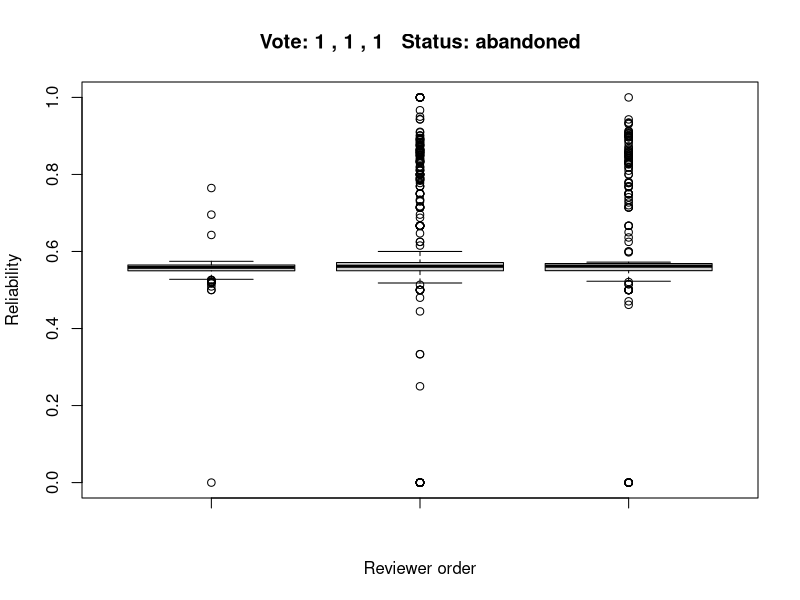
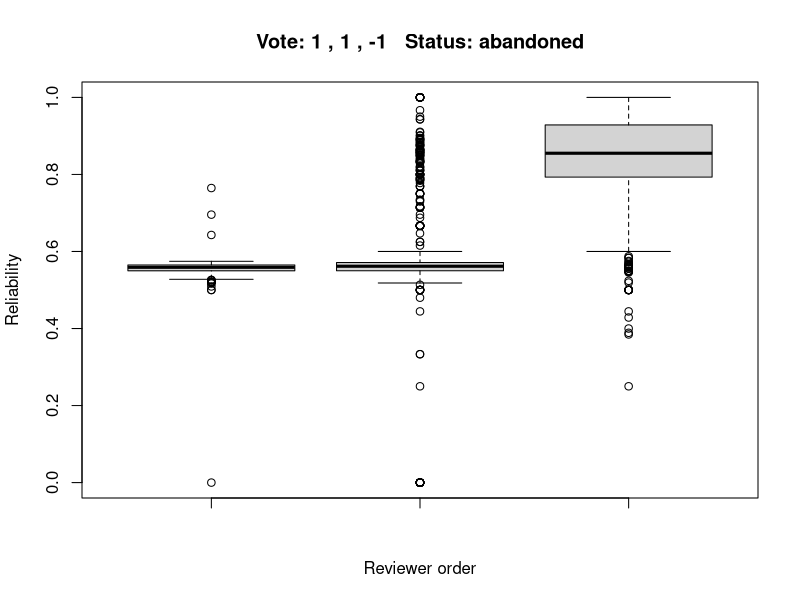
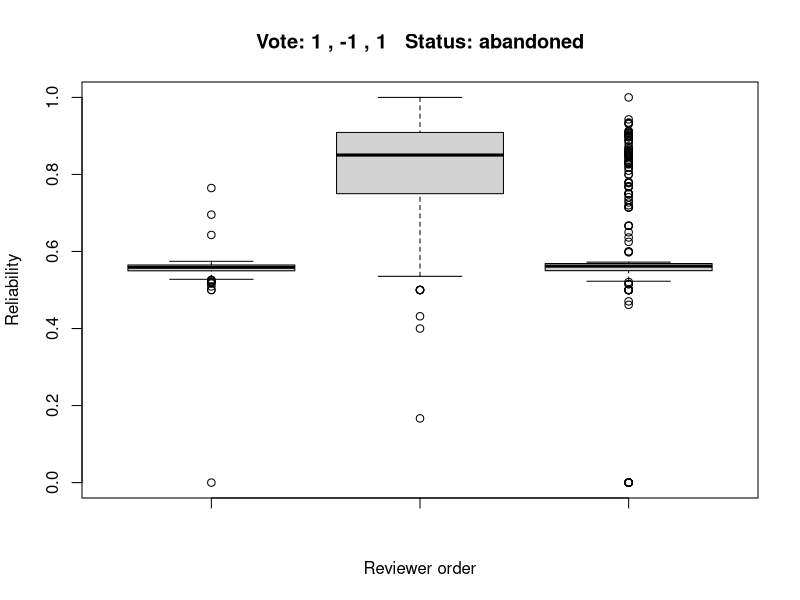
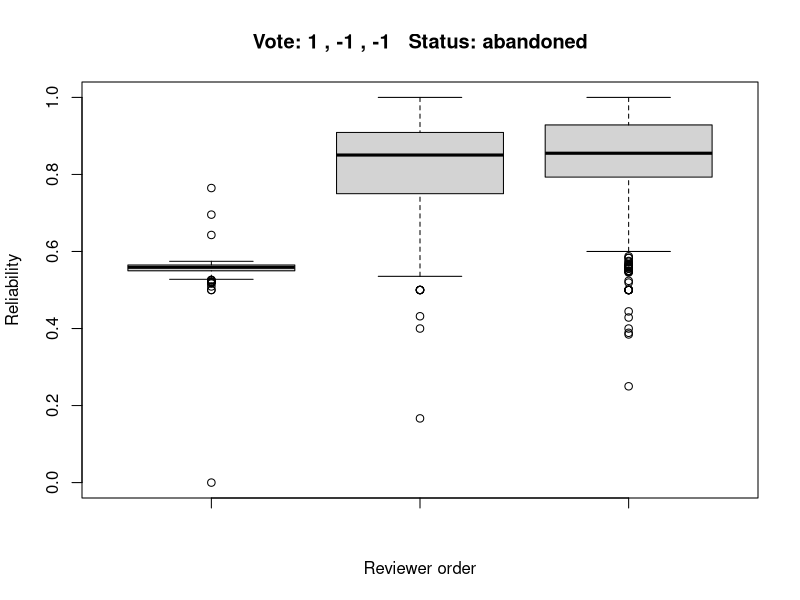
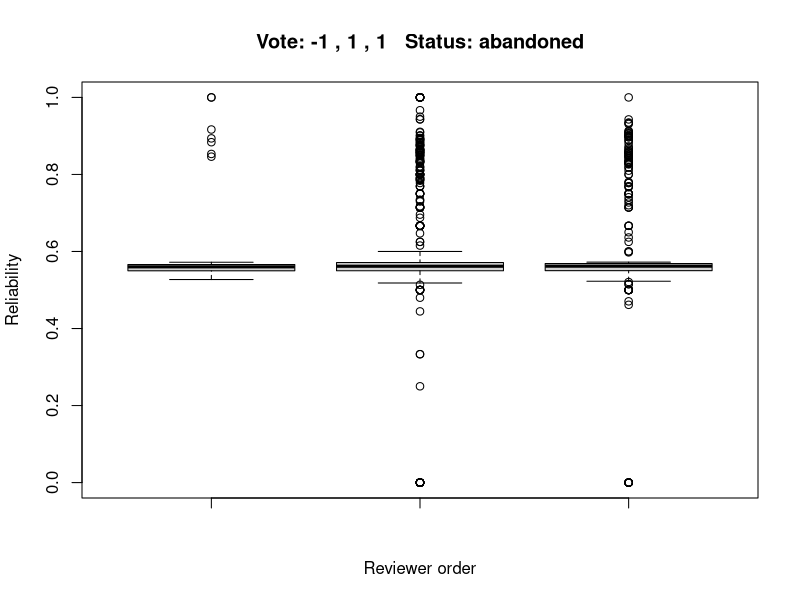
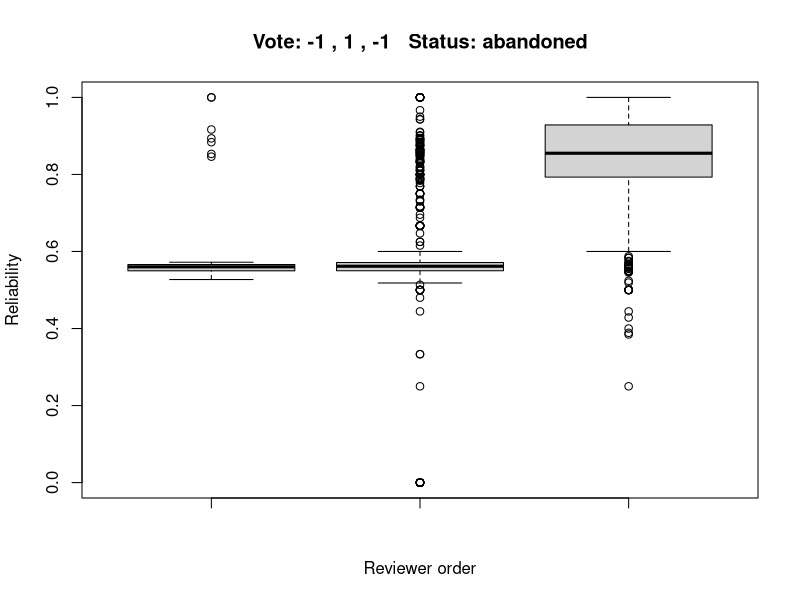
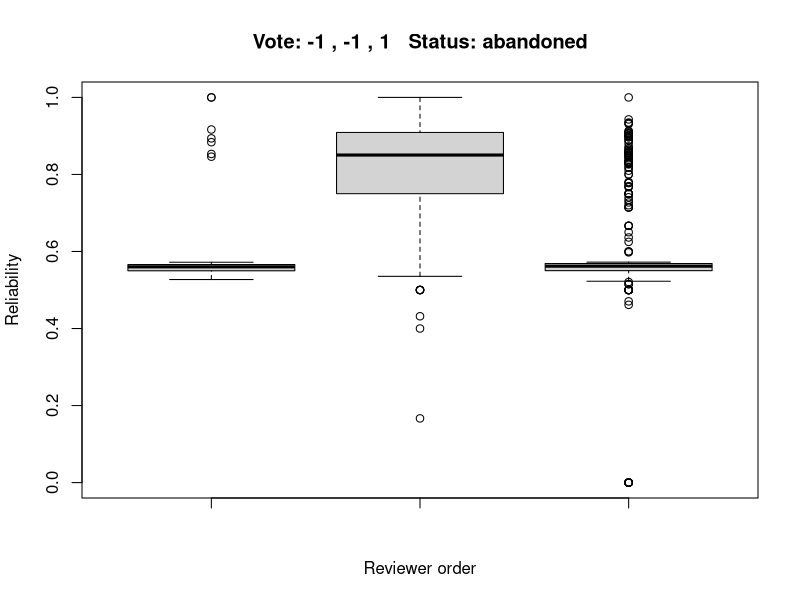
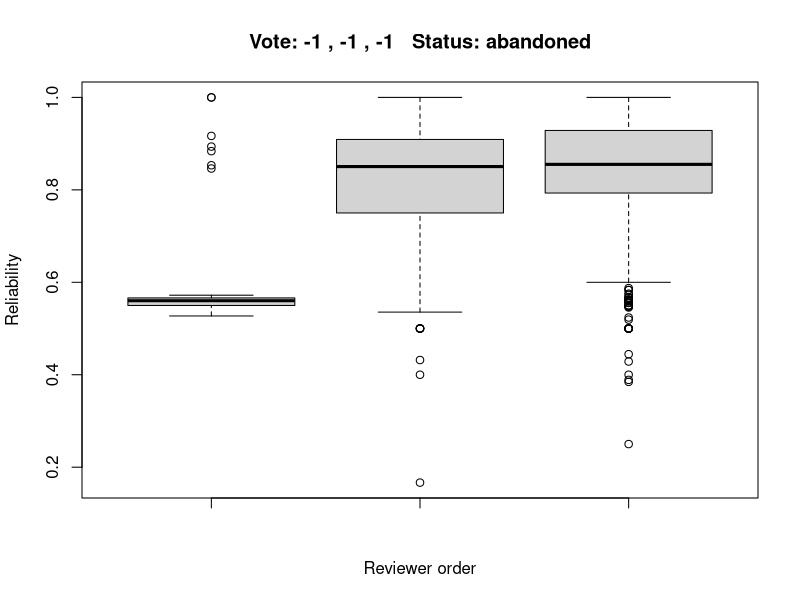

These charts were generated, in order, by the following R code:
########################
## SANER2015 RQ2
## @author:Yuki Ueda
## @createdOn:2015/10/20
########################
pdf("RQ2_3.pdf")


### Set data
num <- data.frame() # Init

# Input numOfPatchsets_2_Start10000-End70705_RQ2.csv for csv
num <- read.csv("R_sample/numOfPatchsets_3_Start10000-End70705_RQ2.csv"
                 ,sep=",", header=TRUE)

### number of patchset's voting(+1, -1) is 1
# index_l_m: vote is "like" and status is "merge"
# index_d_a: vote is "dislike" and status is abandoned
index_l_m <- list(data.frame(), data.frame(), data.frame())
index_d_m <- list(data.frame(), data.frame(), data.frame())
index_l_a <- list(data.frame(), data.frame(), data.frame())
index_d_a <- list(data.frame(), data.frame(), data.frame())

for(i in 1:nrow(num)){
  CIndex = num$CommentIndex[i]      # CommentIndex
  if(num$Status[i] == "merged"){  # status is merge
    if(num$VotingScore[i] == 1){      # vote is like
      index_l_m[[CIndex]] <- rbind(index_l_m[[CIndex]], num[i,,])
    }else{                          # vote is dislike
      index_d_m[[CIndex]] <- rbind(index_d_m[[CIndex]], num[i,,])
    }
  }else{                            # status is abandoned
    if(num$VotingScore[i] == 1){
      index_l_a[[CIndex]] <- rbind(index_l_a[[CIndex]], num[i,,])
    }else{
      index_d_a[[CIndex]] <- rbind(index_d_a[[CIndex]], num[i,,])
    }
  }
}

# Summarize the index
index_merge <- list(index_l_m, index_d_m)
index_abondone <- list(index_l_a, index_d_a)
index <- list(index_abondone, index_merge)

# Output to PDF file
for(i in index){
  for(j in i){ # first Comment
    value1 = j[[1]]$CurrentPar
    for(k in i){ # second Comment
      value2 = k[[2]]$CurrentPar
      for(l in i){ # second Comment
        value3 = l[[3]]$CurrentPar
        vote = paste("Vote:", j[[1]]$VotingScore[1], ",", k[[2]]$VotingScore[1], ",", l[[3]]$VotingScore[1],  " ")
        boxplot(value1, value2, value3, xlab="Reviewer order", ylab="Reliability", main=paste(vote, "Status:", j[[1]]$Status[1]))
        summary(value1)
        summary(value2)
        summary(value3)
      }
    }
  }
}
